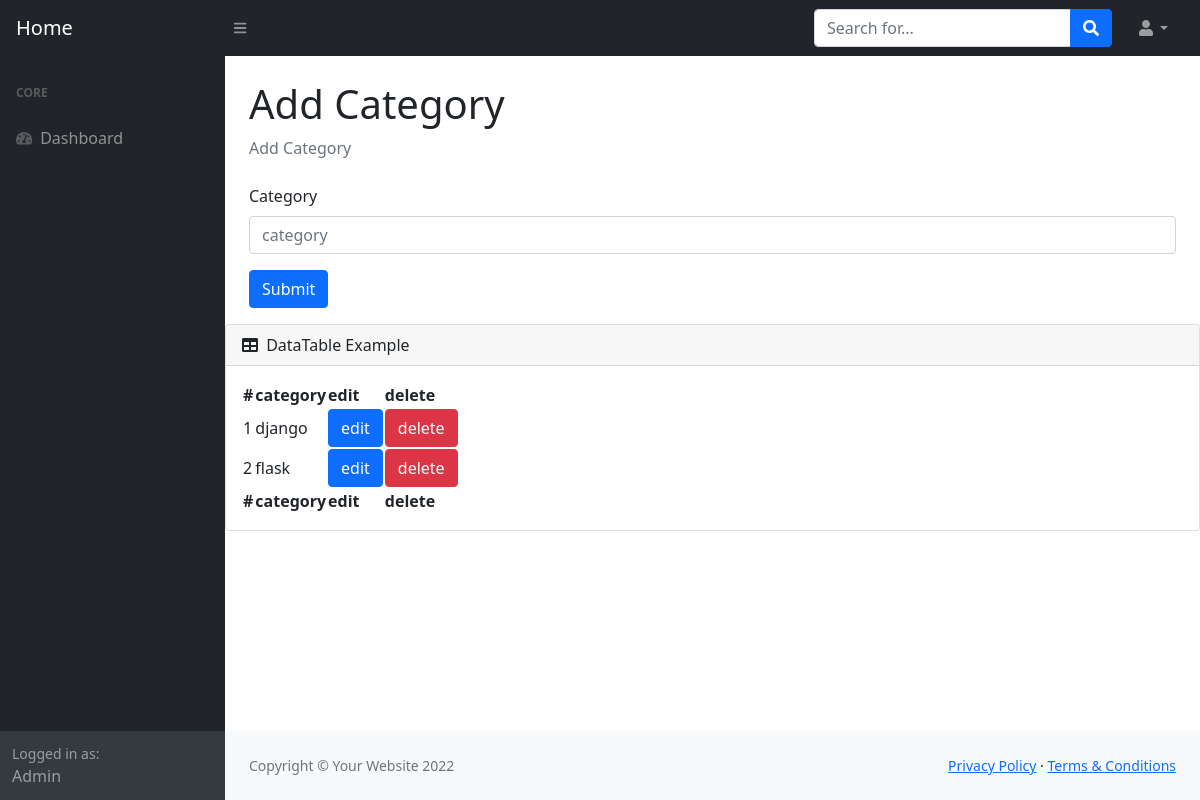
The app's page /dashboard/add_category with its own data.
### blog/models.py (models this page shows, shortened)
class Category(models.Model):
    category_name=models.CharField(max_length=120)

### dashboard/views.py (the view)
# urls.py: path("add_category",views.add_category,name="add_category"),
def add_category(request):
    categories=Category.objects.all()
    if request.method=="POST":
        category=request.POST.get("category")
        category=Category(category_name=category)
        category.save()
        return redirect("add_category")
    return render(request,"add_category.html",{
        "categories":categories
    })

### dashboard/templates/add_category.html (shortened to what this page needs)
{% extends "base_dashboard.html" %}
{% block content %}
<div id="layoutSidenav_content">
    <main>
        <div class="container-fluid px-4">
            <h1 class="mt-4">Add Category</h1>
            <ol class="breadcrumb mb-4">
                <li class="breadcrumb-item active">Add Category</li>
            </ol>
            <form action={% url "add_category" %} method="post" id="add_category">
            <div class="row">
                <div class="mb-3">
                    <label for="exampleFormControlInput1" class="form-label">Category</label>
                    <input type="Text" name="category" class="form-control" id="exampleFormControlInput1" placeholder="category">
                </div>
                <div class="mb-3">
                    <button form="add_category" class="btn btn-primary">Submit</button>
                </div>
            </div>
            </form>
        </div>
        <div class="card mb-4">
            <div class="card-header">
                <i class="fas fa-table me-1"></i>
                DataTable Example
            </div>
            <div class="card-body">
                <table id="datatablesSimple">
                    <thead>
                        <tr>
                            <th>#</th>
                            <th>category</th>
                            <th>edit</th>
                            <th>delete</th>
                        </tr>
                    </thead>
                    <tfoot>
                        <tr>
                            <th>#</th>
                            <th>category</th>
                            <th>edit</th>
                            <th>delete</th>
                        </tr>
                    </tfoot>
                    <tbody>
                        {% for c in categories %}
                        <tr>
                            <td>{{ c.id }}</td>
                            <td>{{ c.category_name}}</td>
                            <td><button class="btn btn-primary">edit</button></td>
                            <td><button class="btn btn-danger">delete</button></td>
                        </tr>
                        {% endfor %}
                    </tbody>
                </table>
            </div>
        </div>
    </main>
    <footer class="py-4 bg-light mt-auto">
        <div class="container-fluid px-4">
            <div class="d-flex align-items-center justify-content-between small">
                <div class="text-muted">Copyright &copy; Your Website 2022</div>
                <div>
                    <a href="#">Privacy Policy</a>
                    &middot;
                    <a href="#">Terms &amp; Conditions</a>
                </div>
            </div>
        </div>
    </footer>
</div>
</div>
{% endblock %}

### records on screen
Category: id "1", category_name "django"
Category: id "2", category_name "flask"
